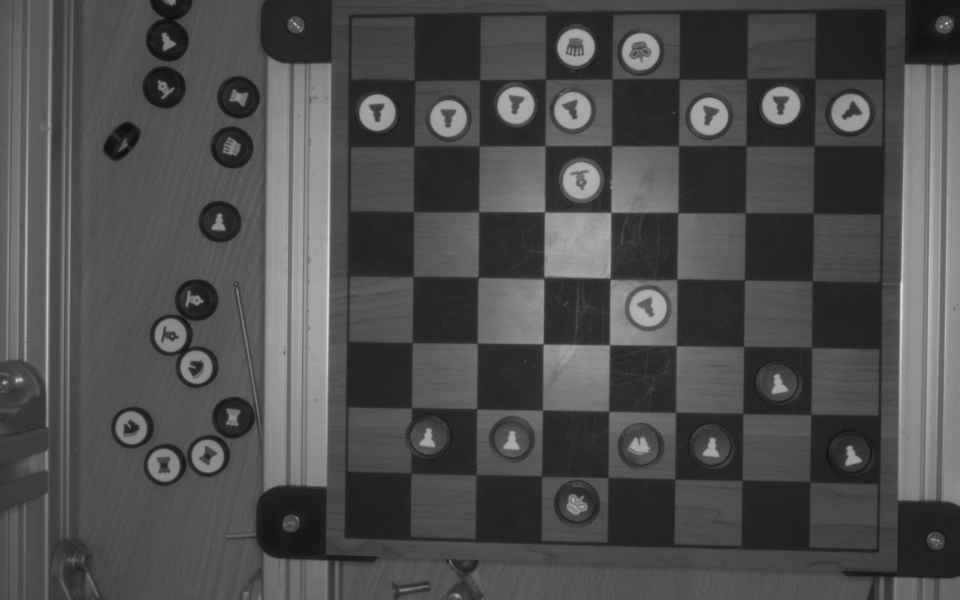
#> input picture scripts/captures_for_testing/20240517-133640.png, 1920 x 1200 px (shown at 1/2 size)
$ python filter.py captures_for_testing/20240517-133640.png
#> lines starting #> are read from the running program, lines starting #| are printed output that depends on the picture; after the words box and inside, x2 and y2 are one past the last pixel; in counts of white or black regions, pixels touching at a corner belong together
import cv2
import numpy as np
import sys

def filter_color(image_path):
    # Load the image in BGR color space
#> called with image_path = 'captures_for_testing/20240517-133640.png'
    img = cv2.imread(image_path)
#> img is the input picture: shape (1200, 1920, 3); min 9, max 254, mean 77.1
    if img is None:
        print("Error: Image could not be loaded. Please check the file path.")
        return

    # Define the target color range
    target_color = np.array([220, 220, 220])
    tolerance = np.array([30, 30, 30])

    # Calculate lower and upper bounds for the color range
    lower_bound = target_color - tolerance
    upper_bound = target_color + tolerance

    # Convert lower and upper bounds to correct order for BGR
    lower_bound = np.clip(lower_bound, 0, 255)
    upper_bound = np.clip(upper_bound, 0, 255)

    # Create a mask that identifies pixels within the specified range
    mask = cv2.inRange(img, lower_bound, upper_bound)
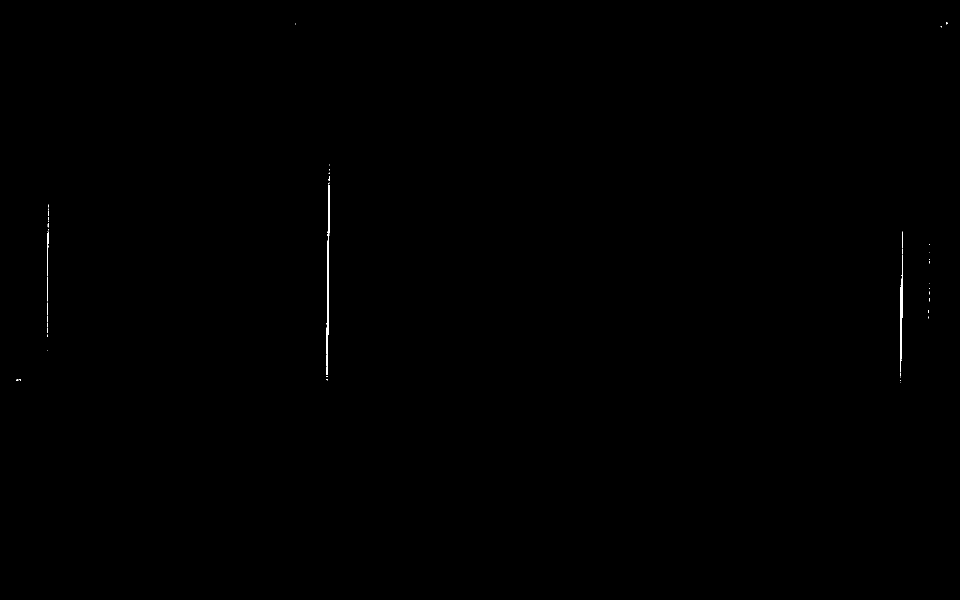
#> mask: shape (1200, 1920) (shown at 1/2 size); 0.1% white; 46 white regions (40 under 20 px), largest, box (x1, y1, x2, y2) and area: (653, 369, 659, 750) 1080, (1800, 509, 1806, 743) 647, (94, 463, 97, 553) 119, (94, 554, 96, 603) 77, (94, 605, 96, 631) 36, (1805, 463, 1806, 496) 33

    # Create an output image that displays only the colors in the range, setting others to black
    output_img = cv2.bitwise_and(img, img, mask=mask)

    # Display the original and the filtered image

    cv2.imshow('Original Image', cv2.resize(img, (800,800), interpolation=cv2.INTER_LINEAR))
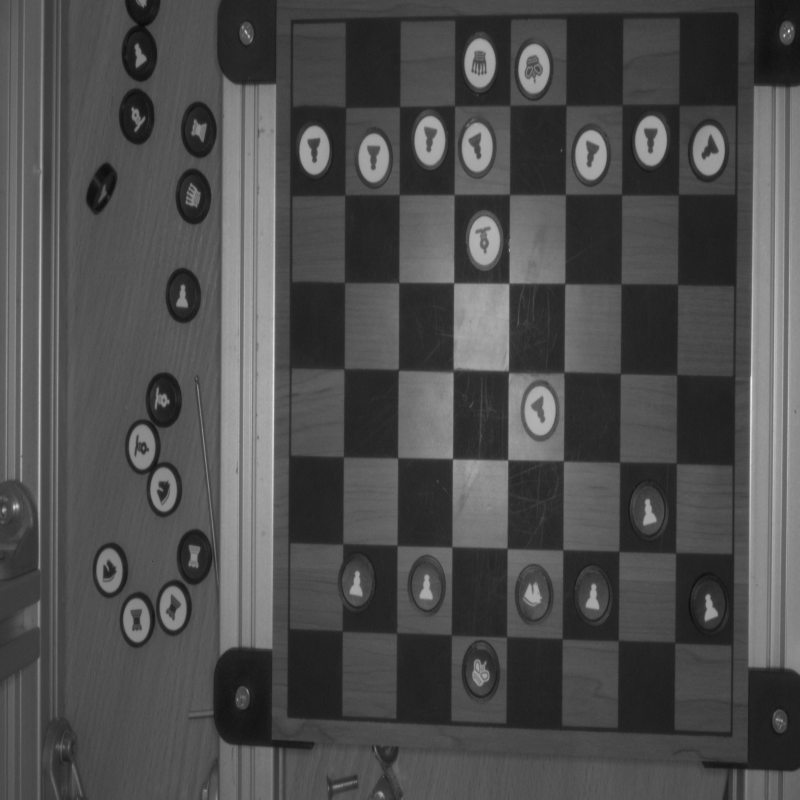
#> window 'Original Image': shape (800, 800, 3); min 10, max 238, mean 77.1
    cv2.imshow('Filtered Image', cv2.resize(output_img, (800,800), interpolation=cv2.INTER_LINEAR))
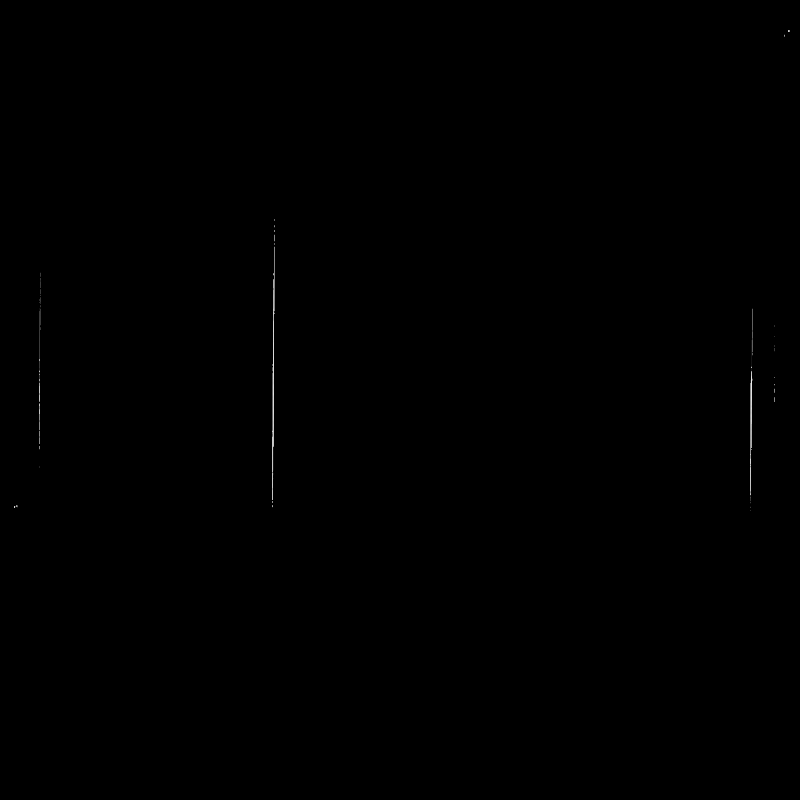
#> window 'Filtered Image': shape (800, 800, 3); min 0, max 238, mean 0.2
    cv2.waitKey(0)
    cv2.destroyAllWindows()

if len(sys.argv) != 2:
    print("Usage: python filter.py path_to_image")
    sys.exit(1)

image_path = sys.argv[1]
filter_color(image_path)

# To run the function, you need to pass the path to your image file.
# Example: filter_color('path_to_your_image.jpg')

$ run again, on scripts/captures_for_testing/20240517-133751.png
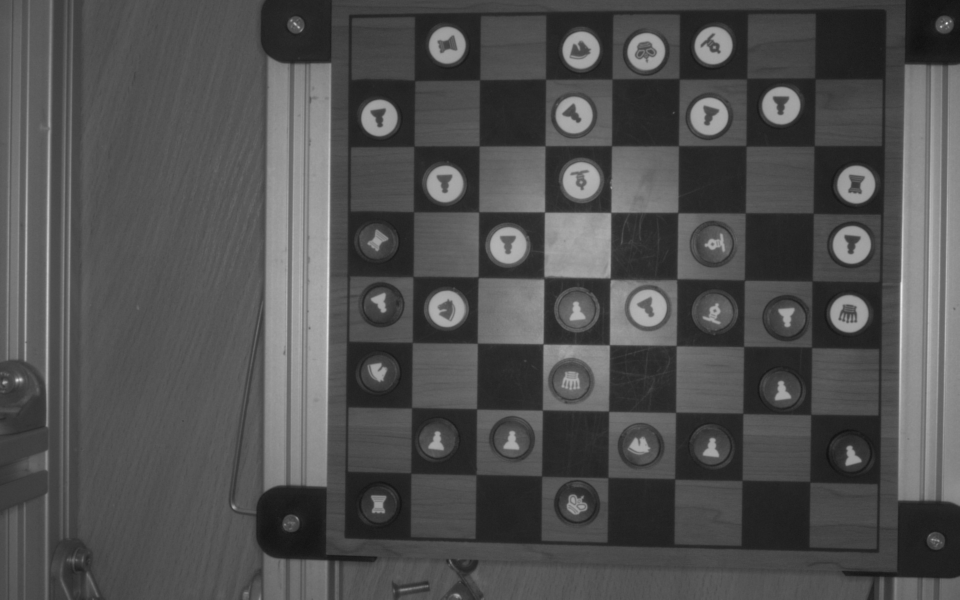
#> input picture scripts/captures_for_testing/20240517-133751.png, 1920 x 1200 px (shown at 1/2 size)
#> in filter_color, img is the input picture: shape (1200, 1920, 3); min 15, max 254, mean 79.8
#> mask: shape (1200, 1920); 0.1% white; 42 white regions (36 under 20 px), largest, box (x1, y1, x2, y2) and area: (653, 364, 659, 755) 1119, (1800, 455, 1807, 744) 765, (94, 466, 97, 589) 176, (94, 605, 96, 631) 34, (94, 632, 95, 666) 34, (94, 591, 96, 604) 22
#> in filter_color, `cv2.imshow('Original Image', cv2.resize(img, (800,800), interpolation=..`:
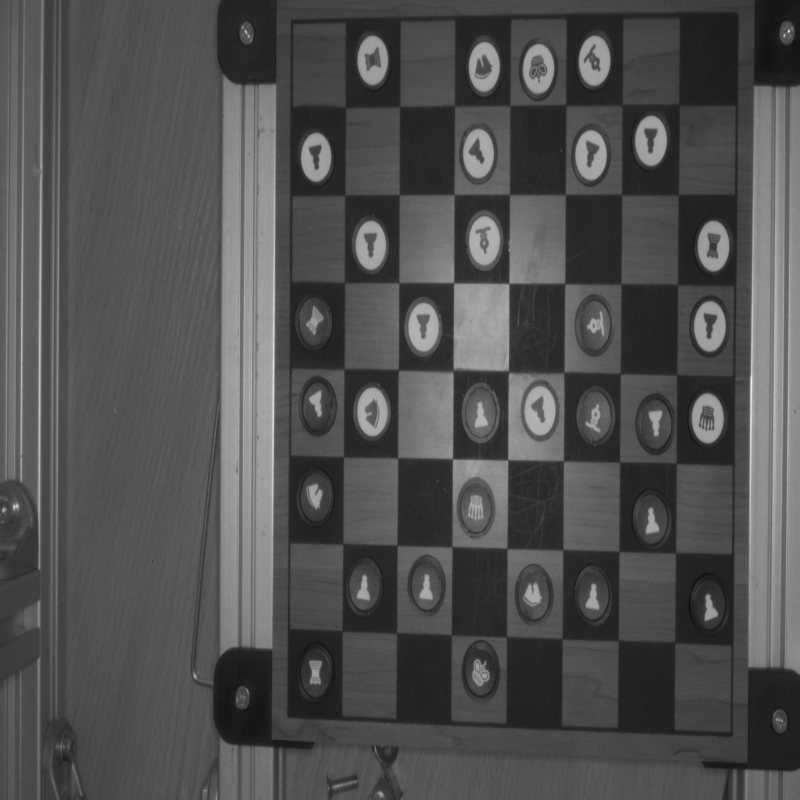
#> window 'Original Image': shape (800, 800, 3); min 16, max 239, mean 79.8
